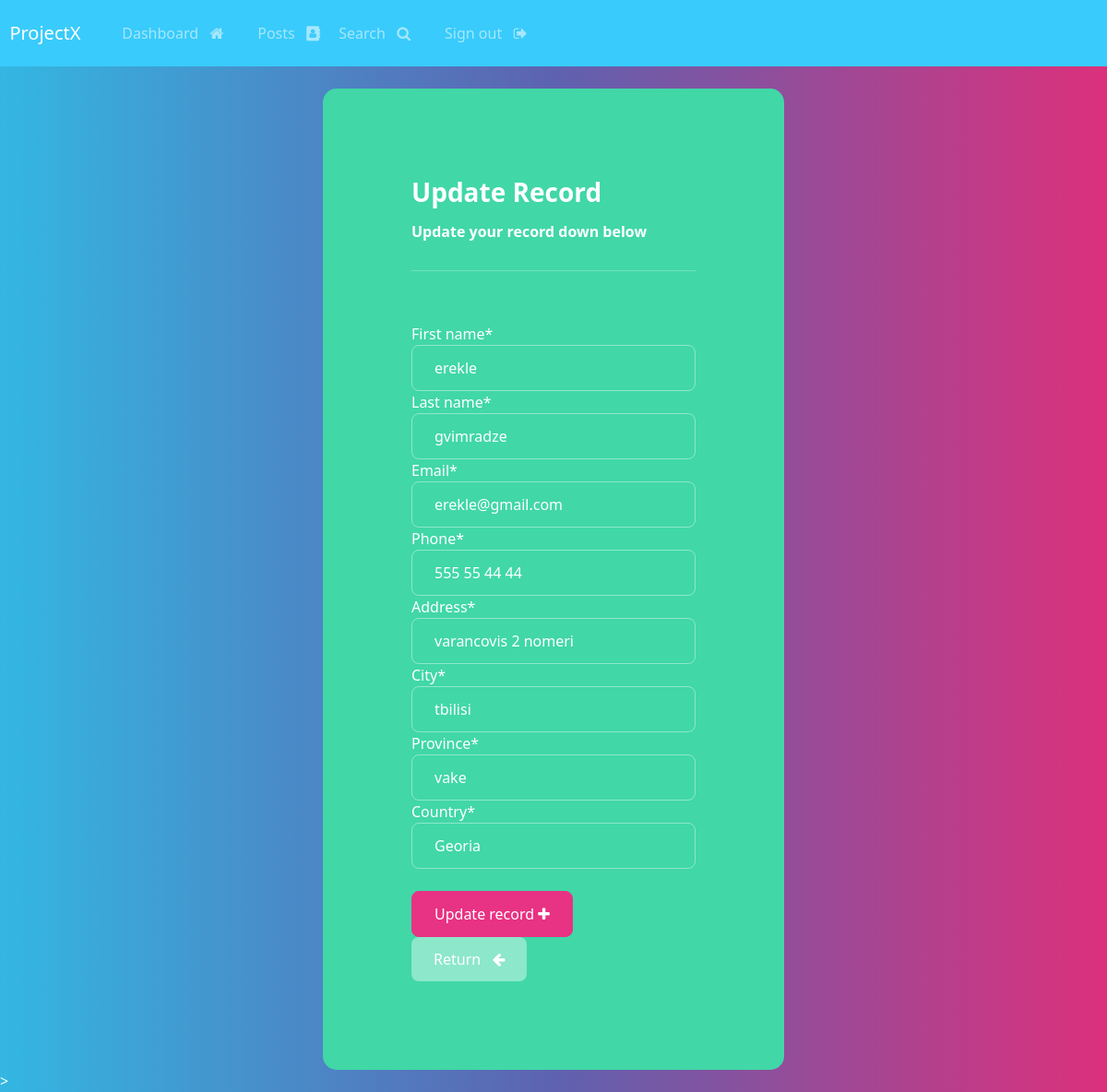
Page /update-record/1 (signed in) on the earlier database version.
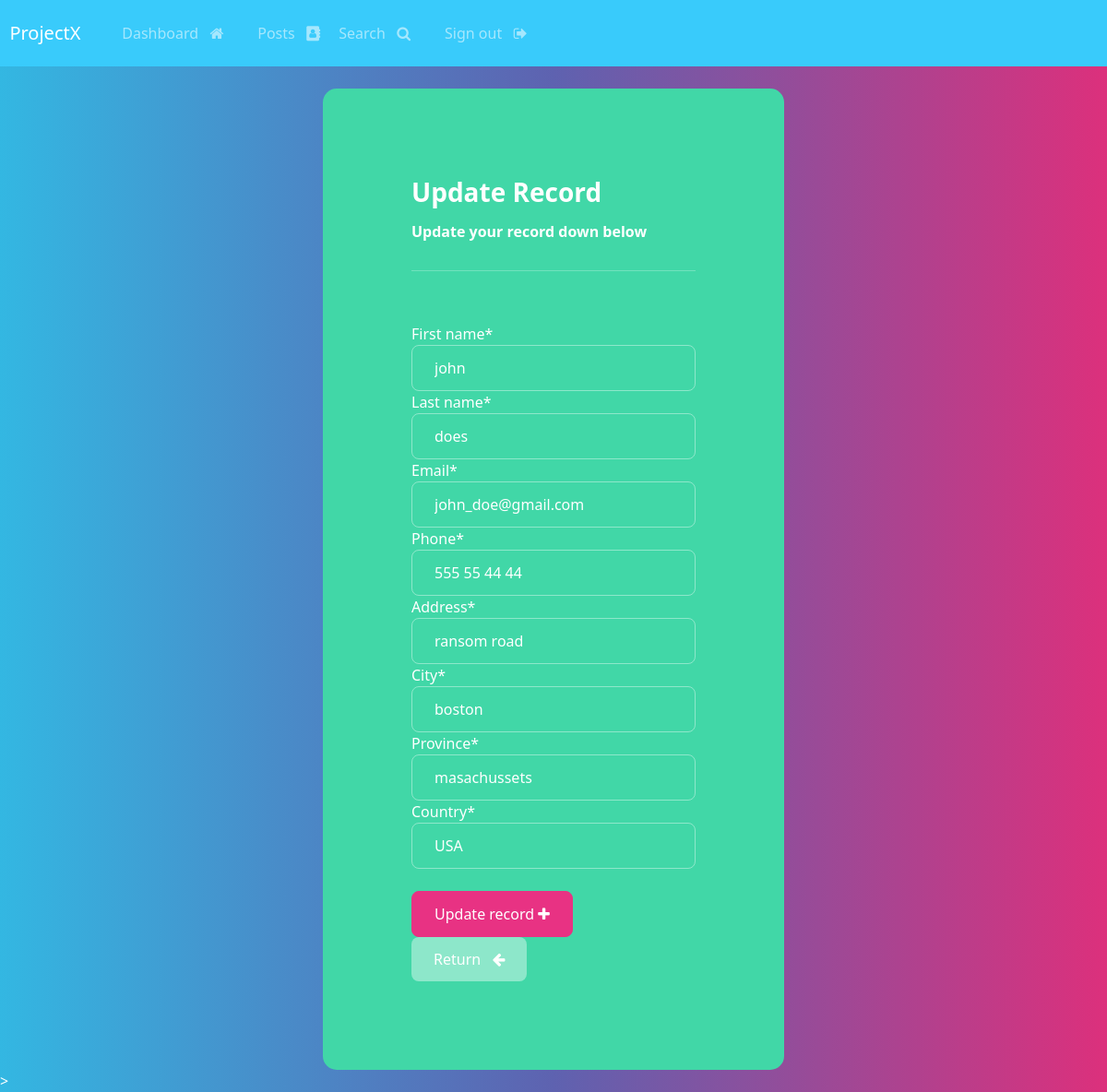
Same page on the later database version.
### webapp/models.py (models this page shows, shortened)
class Record(models.Model):
    creation_date = models.DateTimeField(auto_now_add=True) # we add a record when the data is created
    first_name = models.CharField(max_length=100)
    last_name = models.CharField(max_length=100)
    email = models.EmailField(max_length=255)
    phone = models.CharField(max_length=20)
    address = models.CharField(max_length=300)
    city = models.CharField(max_length=255)
    province = models.CharField(max_length=200)
    country = models.CharField(max_length=125)

### webapp/views.py (the view)
# urls.py: path('update-record/<int:pk>', views.update_record, name='update-record'),
@login_required(login_url='my-login')
def update_record(request, pk):
    record = Record.objects.get(id=pk)
    form = UpdateRecordForm(instance=record)  # instance will be the id which is primary key
    if request.method == 'POST':
        form = UpdateRecordForm(request.POST, instance=record)
        if form.is_valid():
            form.save()
            messages.success(request, 'Record was created')
            return redirect('dashboard')
    context = {'form': form}
    return render(request, 'webapp/update-record.html', context)

### webapp/forms.py
class UpdateRecordForm(forms.ModelForm):
    class Meta:
        model = Record
        fields = ['first_name', 'last_name', 'email', 'phone', 'address', 'city', 'province', 'country']

### templates/webapp/update-record.html (shortened to what this page needs)
{% extends 'webapp/base.html' %}
{% load crispy_forms_tags %}
{% block content %}
<body>
    <div class="container bg-success shadow-md p-5 form-layout">
        <h3>Update Record</h3>
        <h6>Update your record down below</h6>
        <hr>
        <br>
        <form action="" method="post" autocomplete="off">
            {{ form|crispy}}
            <br>
            <button type="submit" class="btn btn-primary">Update record <i class="fa fa-plus" aria-hidden="true"></i></button>
            <a href="{% url 'dashboard' %}" class='btn btn-secondary'>Return &nbsp; <i class="fa fa-arrow-left" aria-hidden="true"></i></a>
        </form>
    </div>
</body>
{% endblock content %}

Differences in the rows shown:
changed Record: first_name "erekle" → "john"; last_name "gvimradze" → "does"; email "erekle@gmail.com" → "john_doe@gmail.com"; address "varancovis 2 nomeri" → "ransom road"; city "tbilisi" → "boston"; province "vake" → "masachussets"; country "Georia" → "USA"
